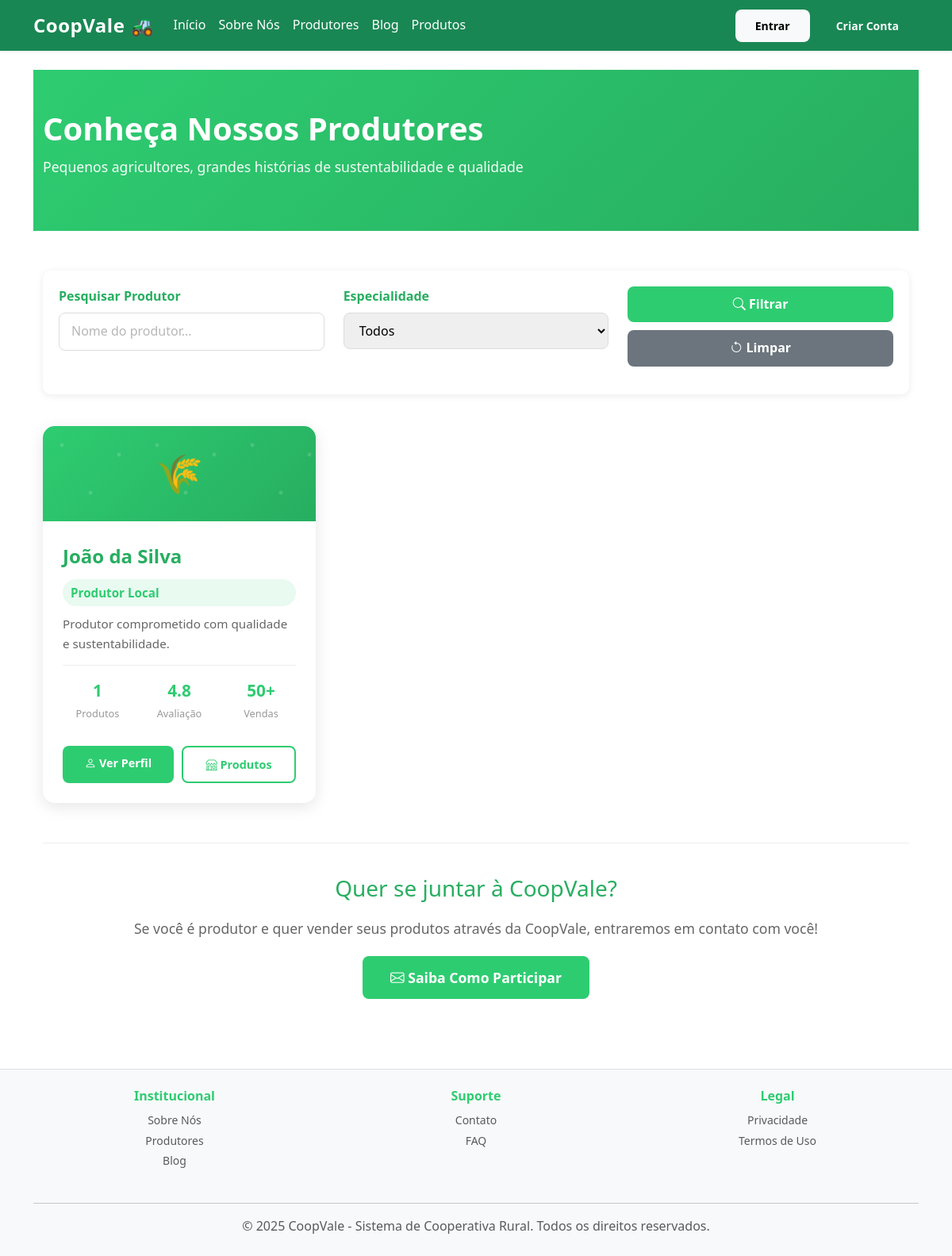
Before: /institucional/produtores with the older database file.
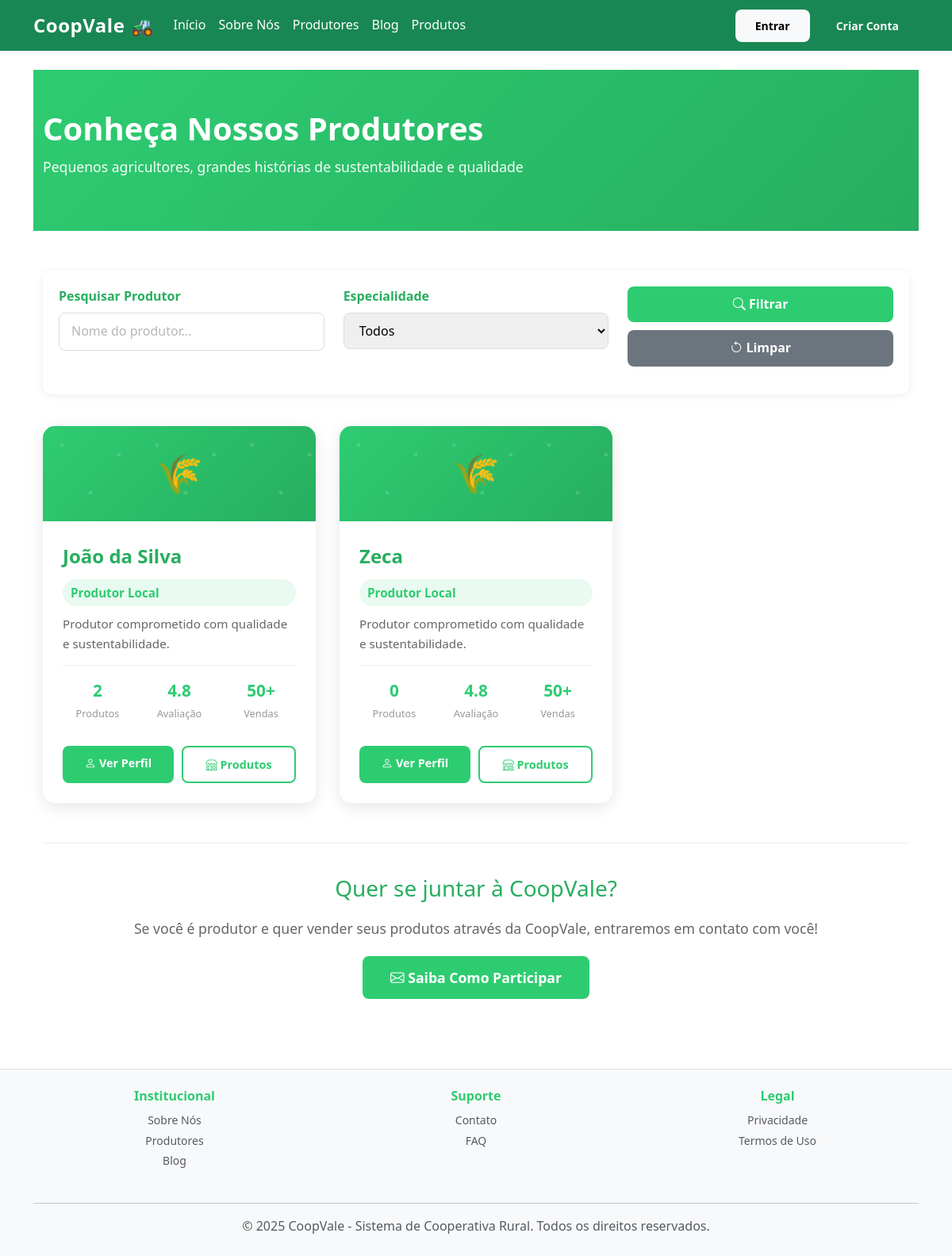
After: the same page with the newer database file.
### app/models/models.py (models this page shows)
class Produtor(db.Model):
    id = db.Column(db.Integer, primary_key=True)
    usuario_id = db.Column(db.Integer, db.ForeignKey(
        "usuario.id"), unique=True, nullable=False)
    nome = db.Column(db.String(100), nullable=False)
    cpf = db.Column(db.String(14))
    telefone = db.Column(db.String(20))
    endereco = db.Column(db.Text)
    certificacoes = db.Column(db.Text)
    produtos = db.relationship("Produto", backref="produtor", lazy=True)
    categorias = db.relationship('Categoria', secondary=produtor_categoria,
                                 lazy='subquery', backref=db.backref('produtores', lazy=True))

### app/blueprints/institucional/routes.py (the view)
@institucional_bp.route('/produtores')
def produtores():
    produtores = Produtor.query.join(Usuario).filter(Usuario.ativo == True).all()
    return render_template('institucional/produtores.html', produtores=produtores)

### app/templates/institucional/produtores.html (shortened to what this page needs)
{% extends "base.html" %}
{% block conteudo %}
<section class="produtores-header">
    <div class="container">
        <h1>Conheça Nossos Produtores</h1>
        <p>Pequenos agricultores, grandes histórias de sustentabilidade e qualidade</p>
    </div>
</section>
<div class="container">
    <div class="filter-section">
        <div class="row">
            <div class="col-md-4 filter-group">
                <label for="pesquisa">Pesquisar Produtor</label>
                <input type="text" id="pesquisa" placeholder="Nome do produtor..." class="filter-input">
            </div>
            <div class="col-md-4 filter-group">
                <label for="especialidade">Especialidade</label>
                <select id="especialidade" class="filter-input">
                    <option value="">Todos</option>
                </select>
            </div>
            <div class="col-md-4 filter-group" style="display: flex; flex-direction: column; justify-content: flex-end;">
                <button class="btn-filter">
                    <i class="bi bi-search"></i> Filtrar
                </button>
                <button class="btn-filter btn-filter-reset">
                    <i class="bi bi-arrow-counterclockwise"></i> Limpar
                </button>
            </div>
        </div>
    </div>
    <div class="produtores-grid">
        {% if produtores %}
            {% for produtor in produtores %}
            <div class="produtor-card">
                <div class="produtor-banner">
                    <span>🌾</span>
                </div>
                <div class="produtor-info">
                    <div class="produtor-name">{{ produtor.nome }}</div>
                    {% if produtor.especialidade %}
                    <span class="produtor-especialidade">{{ produtor.especialidade }}</span>
                    {% else %}
                    <span class="produtor-especialidade">Produtor Local</span>
                    {% endif %}
                    <p class="produtor-desc">
                        {{ produtor.descricao if produtor.descricao else 'Produtor comprometido com qualidade e sustentabilidade.' }}
                    </p>
                    <div class="produtor-stats">
                        <div class="produtor-stat">
                            <div class="produtor-stat-number">{{ produtor.produtos|length if produtor.produtos else '0' }}</div>
                            <div class="produtor-stat-label">Produtos</div>
                        </div>
                        <div class="produtor-stat">
                            <div class="produtor-stat-number">4.8</div>
                            <div class="produtor-stat-label">Avaliação</div>
                        </div>
                        <div class="produtor-stat">
                            <div class="produtor-stat-number">50+</div>
                            <div class="produtor-stat-label">Vendas</div>
                        </div>
                    </div>
                    <div class="produtor-actions">
                        <a href="{{ url_for('produtor.ver_perfil') }}" class="btn-perfil">
                            <i class="bi bi-person"></i> Ver Perfil
                        </a>
                        <a href="{{ url_for('produtos.listar_produtos') }}?produtor={{ produtor.id }}" class="btn-produtos">
                            <i class="bi bi-shop"></i> Produtos
                        </a>
                    </div>
                </div>
            </div>
            {% endfor %}
        {% endif %}
    </div>
    <div class="text-center" style="padding: 40px 0; margin-top: 40px; border-top: 1px solid #eee;">
        <h3 style="color: #27ae60; margin-bottom: 20px;">Quer se juntar à CoopVale?</h3>
        <p style="color: #666; margin-bottom: 20px; font-size: 1.1rem;">
            Se você é produtor e quer vender seus produtos através da CoopVale, entraremos em contato com você!
        </p>
        <a href="{{ url_for('institucional.contato') }}" class="btn btn-success btn-lg">
            <i class="bi bi-envelope"></i> Saiba Como Participar
        </a>
    </div>
</div>
{% endblock %}

Changed rows visible on the page:
computed for Produtor "João da Silva": produtos|length "1" → "2"
added Produtor: nome "Zeca", descricao "Produtor comprometido com qualidade e sustentabilidade.", produtos|length "0"
